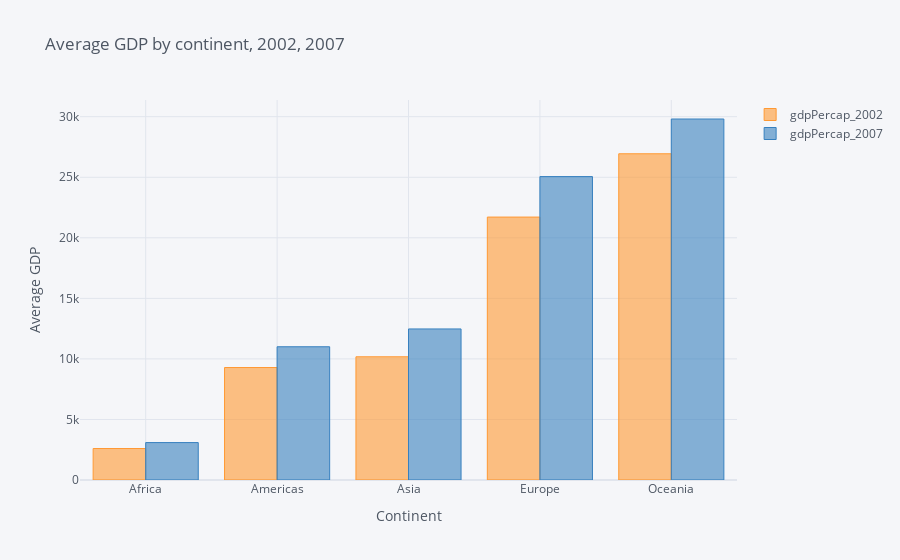

Write notebook code for a chart like this one.
### Code cell
gdp_2002_2007.iplot(kind='bar',
                    title="Average GDP by continent, 2002, 2007",
                    xTitle="Continent",
                    yTitle="Average GDP")

### Figure 1 — Plotly figure (JSON) as saved in the notebook; plotly's stock layout.template omitted (floating-point values rounded to 4 significant figures)
{"data": [{"marker": {"color": "rgba(255, 153, 51, 0.6)", "line": {"color": "rgba(255, 153, 51, 1.0)", "width": 1}}, "name": "gdpPercap_2002", "orientation": "v", "text": "", "type": "bar", "x": ["Africa", "Americas", "Asia", "Europe", "Oceania"], "y": [2599.0, 9288.0, 10170.0, 21710.0, 26940.0]}, {"marker": {"color": "rgba(55, 128, 191, 0.6)", "line": {"color": "rgba(55, 128, 191, 1.0)", "width": 1}}, "name": "gdpPercap_2007", "orientation": "v", "text": "", "type": "bar", "x": ["Africa", "Americas", "Asia", "Europe", "Oceania"], "y": [3089.0, 11000.0, 12470.0, 25050.0, 29810.0]}], "layout": {"legend": {"bgcolor": "#F5F6F9", "font": {"color": "#4D5663"}}, "paper_bgcolor": "#F5F6F9", "plot_bgcolor": "#F5F6F9", "title": {"font": {"color": "#4D5663"}, "text": "Average GDP by continent, 2002, 2007"}, "xaxis": {"gridcolor": "#E1E5ED", "showgrid": true, "tickfont": {"color": "#4D5663"}, "title": {"font": {"color": "#4D5663"}, "text": "Continent"}, "zerolinecolor": "#E1E5ED"}, "yaxis": {"gridcolor": "#E1E5ED", "showgrid": true, "tickfont": {"color": "#4D5663"}, "title": {"font": {"color": "#4D5663"}, "text": "Average GDP"}, "zerolinecolor": "#E1E5ED"}}}
